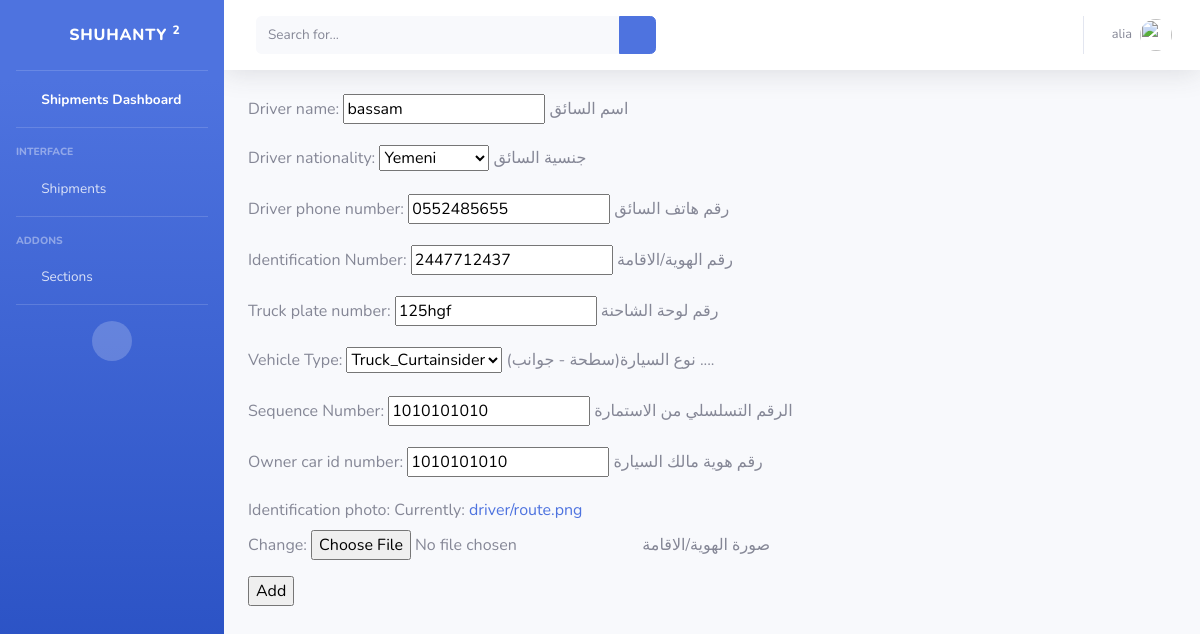
The app's page /deivers/edit/1 (signed in) with its own data.
### drivers/models.py (models this page shows, shortened)
class DriverModel(models.Model):
    driver_id = models.BigAutoField(primary_key=True)
    driver_name = models.CharField(max_length=225,  help_text='اسم السائق')
    Saudi_Arabia = 'Saudi'
    YEMEN = 'Yemeni'
    Syria = 'Syrian'
    Egypt = 'Egypt'
    Afghanistan = 'Afghanistan'
    Pakistan = 'Pakistani'
    Jordan = 'Jordanian'
    India = 'Indian'
    Other = 'other'
    countrys = [
        (Saudi_Arabia, 'Saudi'),
        (YEMEN, 'Yemeni'),
        (Syria, 'Syrian'),
        (Egypt, 'Egypt'),
        (Afghanistan, 'Afghanistan'),
        (Pakistan, 'Pakistani'),
        (Jordan, 'Jordanian'),
        (India, 'Indian'),
        (Other, 'other')
    ]
    driver_nationality = models.CharField(
        max_length=20, choices=countrys, default=Other,  help_text='جنسية السائق')
    driver_phone_number = models.CharField(
        max_length=16, help_text='رقم هاتف السائق ')
    Identification_Number = models.CharField(
        max_length=10,  help_text='رقم الهوية/الاقامة')
    truck_plate_number = models.CharField(
        max_length=8,  help_text='رقم لوحة الشاحنة')
    Truck_Reefers = 'Truck_Reefers'
    Truck_Flatbed  = 'Truck_Flatbed'
    Truck_high_sides = 'Truck_high_sides'
    Truck_Curtainsider = 'Truck_Curtainsider'
    lory_Flatbed= 'lory_Flatbed'
    lory_Reefers= 'lory_Reefers'
    dinah_Flatbed= 'dinah_Flatbed'
    dinah_Reefers= 'dinah_Reefers'
    Vehicle = [
        (Truck_Reefers, 'Truck_Reefers'),
        (Truck_Flatbed, 'Truck_Flatbed'),
        (Truck_high_sides, 'Truck_high_sides'),
        (Truck_Curtainsider, 'Truck_Curtainsider'),
        (lory_Flatbed, 'lory_Flatbed'),
        (lory_Reefers, 'lory_Reefers'),
        (dinah_Flatbed, 'dinah_Flatbed'),
        (dinah_Reefers, 'dinah_Reefers'),
    ]
    Vehicle_Type = models.CharField( choices=Vehicle, default=Truck_Flatbed,
        max_length=30, help_text='نوع السيارة(سطحة - جوانب) ....')
    Sequence_Number = models.CharField(
        max_length=30, help_text='الرقم التسلسلي من الاستمارة')
    Owner_car_id_number = models.CharField(
        max_length=10,  help_text='رقم هوية مالك السيارة')
    Identification_photo = models.ImageField(
        upload_to='driver/', null=True, help_text='صورة الهوية/الاقامة ')

### drivers/views.py (the view)
# urls.py: path('deivers/edit/<int:pk>',edit_driver, name='edit_driver' ),
def edit_driver(request, pk):
    driver = get_object_or_404(DriverModel, pk=pk)
    if request.method == 'POST':
        driver_form = AddDriverForm(request.POST, instance=driver)
        if driver_form.is_valid():
            driver_form.save()
            return redirect('driver_list')
    else:
        driver_form = AddDriverForm(instance=driver)
    return render(request, 'drivers/driver-add_edit.html',{'driver_form':driver_form})

### drivers/forms.py
class AddDriverForm(forms.ModelForm):
    class Meta:
        model = DriverModel
        fields = ("__all__")

### Shuhnaty/templates/drivers/driver-add_edit.html (shortened to what this page needs)
{% extends 'base.html'  %}
{% block content %}
<div class="form">
    <form action="" method="post" enctype="multipart/form-data">
        {{ driver_form.as_p }}
        <input class="submit-btn" type="submit" value="Add">
    </form>
{% endblock %}

### Shuhnaty/templates/base.html (shortened to what this page needs)
{% load static %}
<!DOCTYPE html>
<html lang="en">
<head>
    <link href="{% static 'vendor/fontawesome-free/css/all.min.css' %}" rel="stylesheet" type="text/css">
    <link href="{% static 'css/sb-admin-2.min.css' %}" rel="stylesheet">
    <link href="{% static 'vendor/datatables/dataTables.bootstrap4.min.css' %}" rel="stylesheet">
</head>
<body id="page-top">
    <div id="wrapper">
        {% if user.is_authenticated %}
        <ul class="navbar-nav bg-gradient-primary sidebar sidebar-dark accordion" id="accordionSidebar">
            <a class="sidebar-brand d-flex align-items-center justify-content-center" href="{% url 'index' %}">
                <div class="sidebar-brand-icon rotate-n-15">
                    <i class="fas fa-laugh-wink"></i>
                </div>
                <div class="sidebar-brand-text mx-3">Shuhanty <sup>2</sup></div>
            </a>
            <hr class="sidebar-divider my-0">
            <li class="nav-item active">
                <a class="nav-link" href="{% url 'shipments_list'%}">
                    <i class="fas fa-fw fa-tachometer-alt"></i>
                    <span> Shipments Dashboard</span></a>
            </li>
            <hr class="sidebar-divider">
            <div class="sidebar-heading">
                Interface
            </div>
            <li class="nav-item">
                <a class="nav-link collapsed" href="#" data-toggle="collapse" data-target="#collapseTwo"
                    aria-expanded="true" aria-controls="collapseTwo">
                    <i class="fas fa-fw fa-cog"></i>
                    <span>Shipments</span>
                </a>
            </li>
            <hr class="sidebar-divider">
            <div class="sidebar-heading">
                Addons
            </div>
            <li class="nav-item">
                <a class="nav-link collapsed" href="#" data-toggle="collapse" data-target="#collapsePages"
                    aria-expanded="true" aria-controls="collapsePages">
                    <i class="fas fa-fw fa-folder"></i>
                    <span>Sections</span>
                </a>
            </li>
            <hr class="sidebar-divider d-none d-md-block">
            <div class="text-center d-none d-md-inline">
                <button class="rounded-circle border-0" id="sidebarToggle"></button>
            </div>
        </ul>
        {% endif %}
        <div id="content-wrapper" class="d-flex flex-column">
            <div id="content">
                {% if user.is_authenticated %}
                <nav class="navbar navbar-expand navbar-light bg-white topbar mb-4 static-top shadow">
                    <form
                        class="d-none d-sm-inline-block form-inline mr-auto ml-md-3 my-2 my-md-0 mw-100 navbar-search">
                        <div class="input-group">
                            <input type="text" class="form-control bg-light border-0 small" placeholder="Search for..."
                                aria-label="Search" aria-describedby="basic-addon2">
                            <div class="input-group-append">
                                <button class="btn btn-primary" type="button">
                                    <i class="fas fa-search fa-sm"></i>
                                </button>
                            </div>
                        </div>
                    </form>
                    <ul class="navbar-nav ml-auto">
                        <li class="nav-item dropdown no-arrow">
                            <a class="nav-link dropdown-toggle" href="#" id="userDropdown" role="button"
                                data-toggle="dropdown" aria-haspopup="true" aria-expanded="false">
                                <span class="mr-2 d-none d-lg-inline text-gray-600 small">{{ user }}</span>
                                <img class="img-profile rounded-circle" src="{% static 'img/undraw_profile.svg' %}">
                            </a>
                        </li>
                    </ul>
                </nav>
                {% endif %}
                <div class="container-fluid">
                    {% block content %}
                    {% endblock %}
            </div>
        </div>
    </div>
</body>
</html>

### records on screen
DriverModel: driver_name "bassam", driver_nationality "Yemeni", driver_phone_number "0552485655", Identification_Number "2447712437", truck_plate_number "125hgf", Vehicle_Type "Truck_Curtainsider", Sequence_Number "1010101010", Owner_car_id_number "1010101010"

### other values on screen
{{ user }} "alia"
